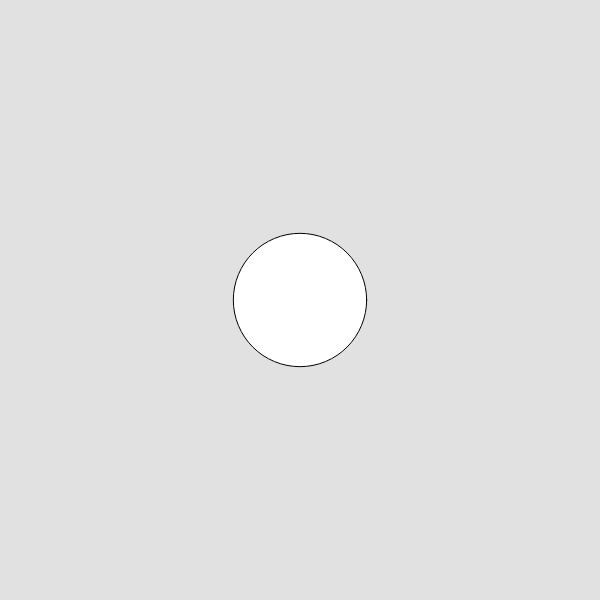
Frame 1 (no input)
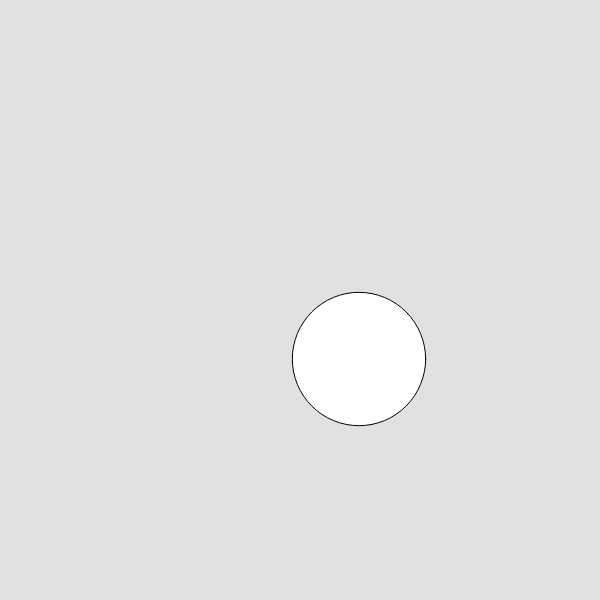
Frame 60 (no input)
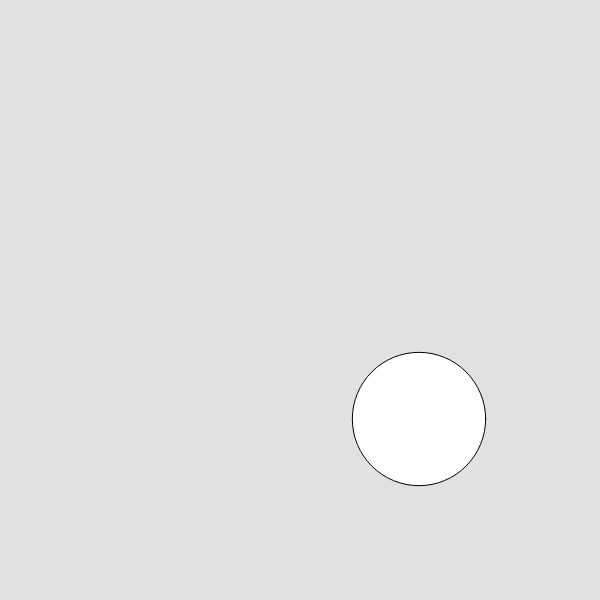
Frame 120 (the mouse pressed at the canvas centre since frame 60)

The p5.js sketch that drew these frames (run headless with seeded random() and noise() and a simulated clock; from frame 60 on, the mouse is pressed at the canvas centre):

// p5.js sketch
// ── sketch.js

// MAIN 4)      Defines x and y positions as variables...
var x, y, radius, xVelocity, yVelocity;
function setup() {
// MAIN 2)      Setups a canvas and draws a circle.
    createCanvas(600, 600);
    x = width / 2;
    y = height / 2;
    radius = width / 9;
    xVelocity = 1;
    yVelocity = 1;
}

// MAIN 3)      Ellipses are drawn from thier CENTERs by default.
function draw() {
    background(225);
    ellipse(x, y, radius * 2);
    if (x <= radius || x >= width - radius) {
        xVelocity *= -1;
// BONUS 2)     Makes the ball speed up every time it hits an edge.
        if (xVelocity > 0) {
            xVelocity++;
        }
        else {
            xVelocity--;
        }
    }
    else if (y <= radius || y >= height - radius) {
        yVelocity *= -1;
        if (yVelocity > 0) {
            yVelocity++;
        }
        else {
            yVelocity--;
        }
    }
// MAIN 4)      ... and incrementally increases them.
    x += xVelocity;
    y += yVelocity;
}

// BONUS 1)     Changes the color of the ball if the user is able to click it.
function mousePressed() {
    distanceFromCenter = dist(mouseX, mouseY, x, y);
    if (distanceFromCenter <= radius) {
        fill(random(256), random(256), random(256));
    }
}
